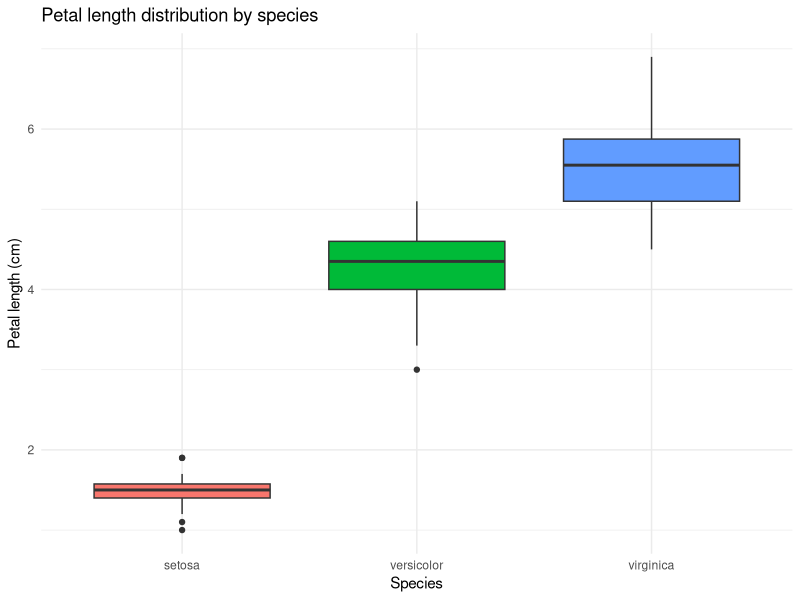

Generate this figure with R:
# Mini project 3: statistical analysis with iris
library(tidyverse)

# Load and inspect the dataset
data(iris)
str(iris)
summary(iris)

#Descriptive statistics by species
iris %>%
  group_by(Species) %>%
  summarise(
    mean_petal_length = mean(Petal.Length),
    sd_petal_length = sd(Petal.Length),
    var_petal_length = var(Petal.Length)
  )

# ANOVA: does petal length differ significantly across species?
anova_result <- aov(Petal.Length ~ Species, data = iris)
summary(anova_result)

# F value = 1180, p < 2e-16: extremely significant result
# We reject the null hypothesis — petal length differs significantly across species
# The large F value tells us between-group variance vastly exceeds within-group variance

# Visualise petal length distribution by species
ggplot(iris, aes(x = Species, y = Petal.Length, fill = Species)) +
  geom_boxplot() +
  labs(title = "Petal length distribution by species",
       x = "Species",
       y = "Petal length (cm)") +
  theme_minimal() +
  theme(legend.position = "none")

# Boxplot confirms ANOVA — three species occupy completely separate ranges
# No overlap between setosa and the others — visually confirms significant difference
